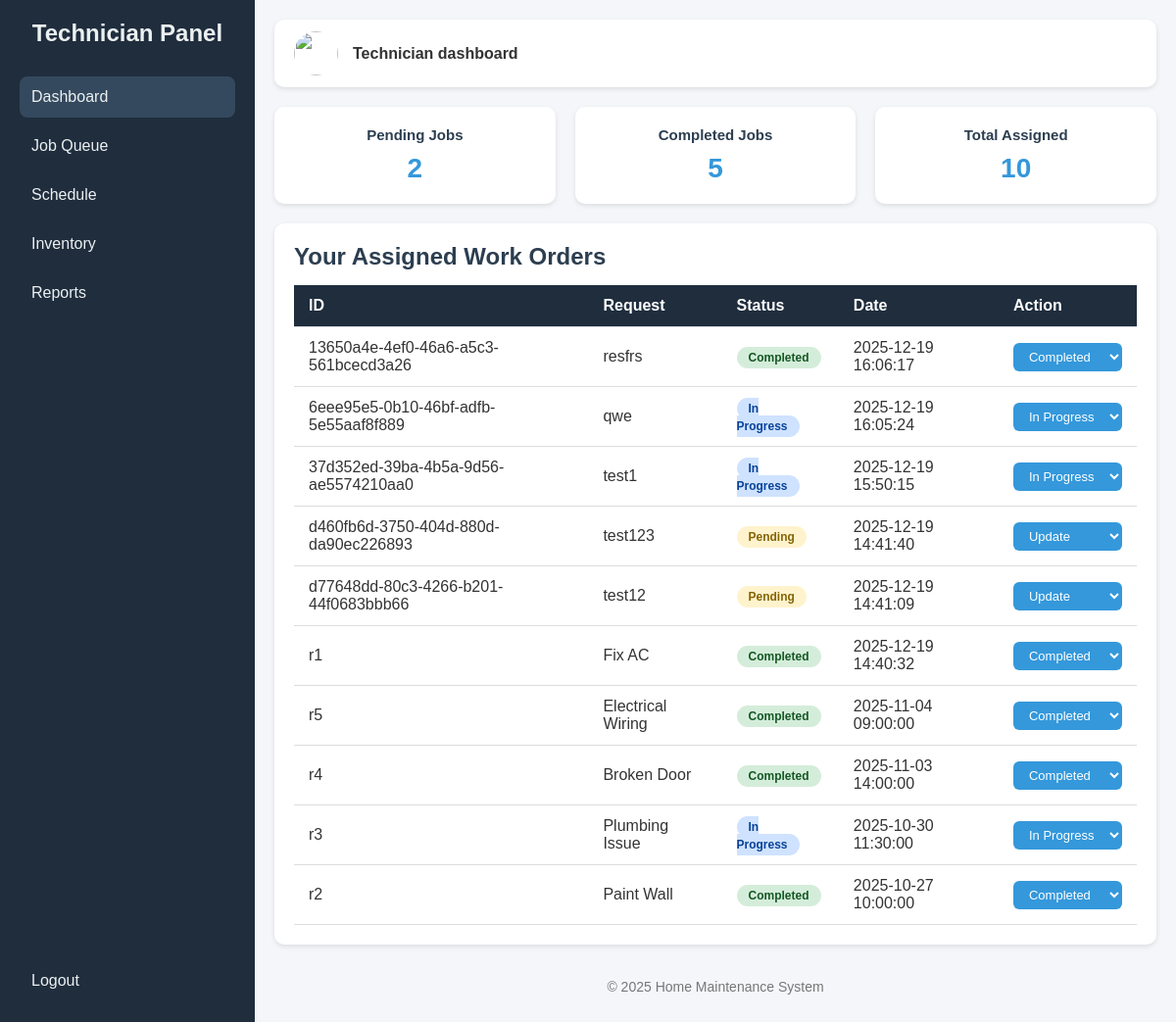
/tech/dashboard (signed in), run on the app's committed database.
### tables this page shows
CREATE TABLE requests (
        id TEXT PRIMARY KEY,
        title TEXT,
        description TEXT,
        status TEXT,
        assigned_to TEXT,
        date TEXT,
        user_id TEXT,
        FOREIGN KEY(user_id) REFERENCES users(id),
        FOREIGN KEY(assigned_to) REFERENCES users(id)
    );

### app.py (the view)
@app.route('/tech/dashboard')
@login_Authentication
@Role_Authentication(['technician'])
def technician_dashboard():
    conn = get_db_connection()
    tech_id = session.get('User_id')
    total = conn.execute(
        "SELECT COUNT(*) FROM requests WHERE assigned_to = ?",
        (tech_id,)
    ).fetchone()[0]
    completed = conn.execute(
        "SELECT COUNT(*) FROM requests WHERE assigned_to = ? AND status = 'Completed'",
        (tech_id,)
    ).fetchone()[0]
    pending = conn.execute(
        "SELECT COUNT(*) FROM requests WHERE assigned_to = ? AND status = 'Pending'",
        (tech_id,)
    ).fetchone()[0]
    jobs = conn.execute("""
        SELECT id, title, status, date
        FROM requests
        WHERE assigned_to = ?
        ORDER BY date DESC
    """, (tech_id,)).fetchall()
    conn.close()
    return render_template(
        'tech_dashboard.html',
        total=total,
        completed=completed,
        pending=pending,
        jobs=jobs,
        active_page='dashboard'
    )

### app.py (called while the page is built)
def get_db_connection():
    conn = sqlite3.connect(DB_NAME)
    conn.row_factory = sqlite3.Row
    return conn

def login_Authentication(f):
    @wraps(f)
    def decorated_function(*args, **Kwargs):
        if 'User_id' not in session:
            flash('Please log in to access this page.')
            return redirect(url_for("login"))
        return f(*args, **Kwargs)
    return decorated_function

def Role_Authentication(allowed_roles):
    def decorator(f):
        @wraps(f)
        def decorated_function(*args, **Kwargs):
            if 'role' not in session:
                flash('Access denied. Please log in.')
                return redirect(url_for("login"))
            if session['role'] not in allowed_roles:
                flash('Access denied. Insufficient privileges.')
                return redirect(url_for("dashboard"))
            return f(*args, **Kwargs)
        return decorated_function
    return decorator

### templates/tech_dashboard.html (shortened to what this page needs)
<!DOCTYPE html>
<html lang="en">
<head>
</head>
<body>
<div class="sidebar">
    <div>
        <h2>Technician Panel</h2>
        <a href="{{ url_for('technician_dashboard') }}" class="{{ 'active' if active_page == 'dashboard' else '' }}">Dashboard</a>
        <a href="{{ url_for('tech_job_queue') }}" class="{{ 'active' if active_page == 'job_queue' else '' }}">Job Queue</a>
        <a href="{{ url_for('tech_schedule') }}" class="{{ 'active' if active_page == 'schedule' else '' }}">Schedule</a>
        <a href="{{ url_for('tech_inventory') }}" class="{{ 'active' if active_page == 'inventory' else '' }}">Inventory</a>
        <a href="{{ url_for('tech_reports') }}" class="{{ 'active' if active_page == 'reports' else '' }}">Reports</a>
    </div>
    <div>
        <a href="{{ url_for('logout') }}">Logout</a>
    </div>
</div>
<div class="main">
    <div class="top-bar">
        <div class="technician-info">
            <img src="https://cdn-icons-png.flaticon.com/512/4140/4140048.png" />
            <div>
                <strong> Technician dashboard </strong>
            </div>
        </div>
        </div>
    <div class="stats">
        <div class="card">
            <h3>Pending Jobs</h3>
            <p>{{ pending }}</p>
        </div>
        <div class="card">
            <h3>Completed Jobs</h3>
            <p>{{ completed }}</p>
        </div>
        <div class="card">
            <h3>Total Assigned</h3>
            <p>{{ total }}</p>
        </div>
    </div>
    <div class="content-section">
        <h2>Your Assigned Work Orders</h2>
        <table>
            <thead>
                <tr>
                    <th>ID</th>
                    <th>Request</th>
                    <th>Status</th>
                    <th>Date</th>
                    <th>Action</th>
                </tr>
            </thead>
            <tbody>
                {% for job in jobs %}
                <tr>
                    <td>{{ job.id }}</td>
                    <td>{{ job.title }}</td>
                    <td>
                        {% if job.status == 'Pending' %}
                            <span class="status-badge status-pending">Pending</span>
                        {% elif job.status == 'Completed' %}
                            <span class="status-badge status-completed">Completed</span>
                        {% else %}
                            <span class="status-badge status-progress">{{ job.status }}</span>
                        {% endif %}
                    </td>
                    <td>{{ job.date }}</td>
                    <td>
                        <form method="POST" action="{{ url_for('tech_update_status', request_id=job.id) }}">
                            <select name="status" onchange="this.form.submit()" class="action-btn">
                                <option value="" disabled selected>Update</option>
                                <option value="In Progress" {% if job.status == 'In Progress' %}selected{% endif %}>
                                    In Progress
                                </option>
                                <option value="Completed" {% if job.status == 'Completed' %}selected{% endif %}>
                                    Completed
                                </option>
                            </select>
                        </form>
                    </td>
                </tr>
                {% else %}
                <tr>
                    <td colspan="5" style="text-align:center;">You have no assigned jobs yet.</td>
                </tr>
                {% endfor %}
            </tbody>
        </table>
    </div>
    <footer>
        <p>&copy; 2025 Home Maintenance System</p>
    </footer>
</div>
</body>
</html>

### templates/tech_dashboard.html (style rules this page uses)
* { margin: 0; padding: 0; box-sizing: border-box; }
body { font-family: Arial, sans-serif; display: flex; background: #f4f6f9; min-height: 100vh; color: #333; }
.sidebar { width: 260px; background: #1f2d3d; color: #fff; display: flex; flex-direction: column; justify-content: space-between; padding: 20px; }
.sidebar h2 { text-align: center; margin-bottom: 30px; color: #ecf0f1; }
.sidebar a { color: #ecf0f1; text-decoration: none; padding: 12px; border-radius: 8px; display: block; margin: 8px 0; transition: 0.3s; }
.sidebar a:hover, .sidebar a.active { background: #34495e; }
.main { flex: 1; display: flex; flex-direction: column; padding: 20px; }
.top-bar { display: flex; justify-content: space-between; align-items: center; background: #fff; padding: 12px 20px; border-radius: 10px; box-shadow: 0 2px 5px rgba(0,0,0,0.1); margin-bottom: 20px; }
.technician-info { display: flex; align-items: center; gap: 15px; }
.technician-info img { width: 45px; height: 45px; border-radius: 50%; }
.stats { display: grid; grid-template-columns: repeat(auto-fit, minmax(200px, 1fr)); gap: 20px; margin-bottom: 20px; }
.card { background: #fff; padding: 20px; border-radius: 10px; box-shadow: 0 2px 5px rgba(0,0,0,0.1); text-align: center; }
.card h3 { color: #2c3e50; margin-bottom: 10px; font-size: 15px; }
.card p { font-size: 28px; font-weight: bold; color: #3498db; }
.content-section { background: #fff; padding: 20px; border-radius: 10px; box-shadow: 0 2px 5px rgba(0,0,0,0.1); margin-bottom: 20px; }
.content-section h2 { color: #2c3e50; margin-bottom: 15px; }
table { width: 100%; border-collapse: collapse; }
th, td { padding: 12px 15px; text-align: left; border-bottom: 1px solid #ddd; }
th { background: #1f2d3d; color: #fff; }
.status-badge { padding: 4px 12px; border-radius: 12px; font-size: 12px; font-weight: bold; }
.status-pending { background: #fff3cd; color: #856404; }
.status-progress { background: #cfe2ff; color: #084298; }
.status-completed { background: #d4edda; color: #155724; }
.action-btn { padding: 6px 12px; background: #3498db; color: #fff; border-radius: 6px; text-decoration: none; font-size: 13px; }
footer { text-align: center; margin-top: auto; padding: 15px; font-size: 14px; color: #777; }
.action-btn { padding: 6px 12px; background: #3498db; color: #fff; border-radius: 6px; border: none; font-size: 13px; cursor: pointer; }

### data on the page
requests: id "13650a4e-4ef0-46a6-a5c3-561bcecd3a26", title "resfrs", shows "Completed", date "2025-12-19 16:06:17", status "Completed"
requests: id "6eee95e5-0b10-46bf-adfb-5e55aaf8f889", title "qwe", status "In Progress", date "2025-12-19 16:05:24"
requests: id "37d352ed-39ba-4b5a-9d56-ae5574210aa0", title "test1", status "In Progress", date "2025-12-19 15:50:15"
requests: id "d460fb6d-3750-404d-880d-da90ec226893", title "test123", status "Pending", date "2025-12-19 14:41:40"
requests: id "d77648dd-80c3-4266-b201-44f0683bbb66", title "test12", status "Pending", date "2025-12-19 14:41:09"
requests: id "r1", title "Fix AC", shows "Completed", date "2025-12-19 14:40:32", status "Completed"
requests: id "r5", title "Electrical Wiring", shows "Completed", date "2025-11-04 09:00:00", status "Completed"
requests: id "r4", title "Broken Door", shows "Completed", date "2025-11-03 14:00:00", status "Completed"
requests: id "r3", title "Plumbing Issue", status "In Progress", date "2025-10-30 11:30:00"
requests: id "r2", title "Paint Wall", shows "Completed", date "2025-10-27 10:00:00", status "Completed"

### other printed values
{{ pending }} "2"
{{ completed }} "5"
{{ total }} "10"
